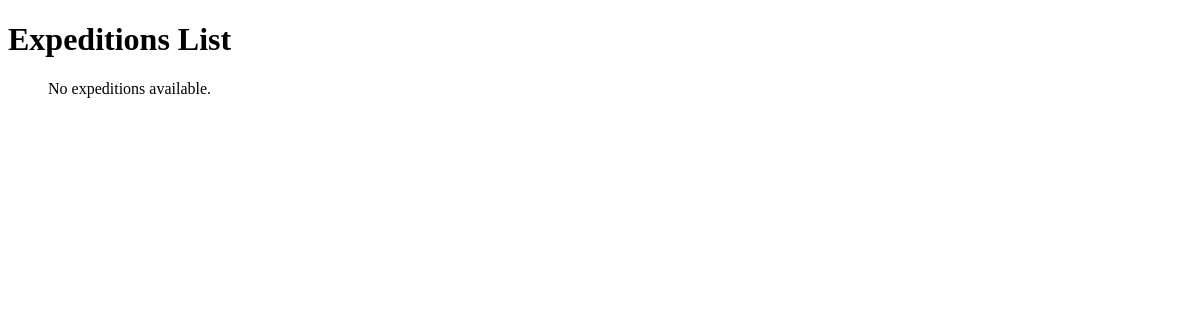
/expedition/list/, run on an earlier commit of the app's database.
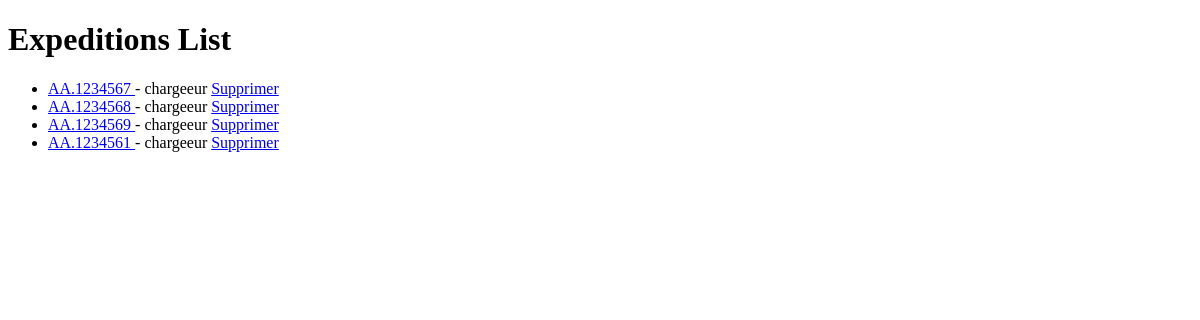
And on a later commit of the database.
### ExpeditionApp/models.py (models this page shows, shortened)
class Expedition(models.Model):
    reference = models.CharField(max_length=100, unique=True)
    ville_depart = models.CharField(max_length=100)
    ville_arrivee = models.CharField(max_length=100)
    poids = models.DecimalField(max_digits=10, decimal_places=2)
    MinValueValidator(0.1, "Le poids doit être supérieur à 0")
    date_souhaitee = models.DateField()
    description = models.TextField(blank=True, null=True)
    status = models.CharField(max_length=20,
    choices=[('en_attente', 'En attente'),
                ('publiee', 'Publiée'),
                ('attribuee', 'Attribuée'),
                ('en_cours', 'En cours'),
                ('terminee', 'Terminée'),
                ('annulee', 'Annulée'),
    ], default='en_attente')
    created_at = models.DateTimeField(auto_now_add=True)
    updated_at = models.DateTimeField(auto_now=True)
    entreprise = models.ForeignKey(
        Entreprise,
        on_delete=models.CASCADE,
        related_name='entreprises',
    )

### EntrepriseApp/models.py (models this page shows)
class Entreprise(models.Model):
    raison_sociale = models.CharField(max_length=200, blank=False, null=False)
    matricule_fiscale = models.CharField(max_length=17, unique=True, blank=False, null=False)
    adresse = models.TextField()
    MinLengthValidator(20,"l'adresse doit contenir au moins 20 caractères")
    MaxLengthValidator(400,"l'adresse doit contenir au maximum 200 caractères")
    type_entreprise = models.CharField(max_length=100,
    choices=[
        ('C', 'Chargeur'),
        ('T', 'Transporteur'),
        ('A', 'Autre'),
    ])
    creation_date = models.DateTimeField(auto_now_add=True)
    update_date = models.DateTimeField(auto_now=True)
    gerant = models.OneToOneField(utilisateur, on_delete=models.CASCADE,
    related_name='entreprise')
    def __str__(self):
        return self.raison_sociale

### ExpeditionApp/views.py (the view)
# urls.py: path('list/', listExpeditions, name='list'),
def listExpeditions(request):
    liste = Expedition.objects.all()
    return render(request, 'expedition/list.html', {'list': liste})

### EntrepriseApp/templates/Expedition/list.html (shortened to what this page needs)
<!DOCTYPE html>
<html lang="en">
<head>
</head>
<body>
    <h1>Expeditions List </h1>
    <ul>
    {% for expedition in list %}
        <li>
            <a href="{% url 'details' expedition.pk %}">
                {{ expedition.reference }}
            </a>
            - {{ expedition.entreprise }}
            <a href="{% url 'delete' expedition.pk %}">Supprimer</a>
        </li>
        {% empty %}
         No expeditions available.
    {% endfor %}
    </ul>
</body>
</html>

What changed in the data, as far as the page shows it:
added Expedition: reference "AA.1234567", entreprise "chargeeur"
added Expedition: reference "AA.1234568", entreprise "chargeeur"
added Expedition: reference "AA.1234569", entreprise "chargeeur"
added Expedition: reference "AA.1234561", entreprise "chargeeur"
Also different on the page:
text no longer shown: "No expeditions available."
